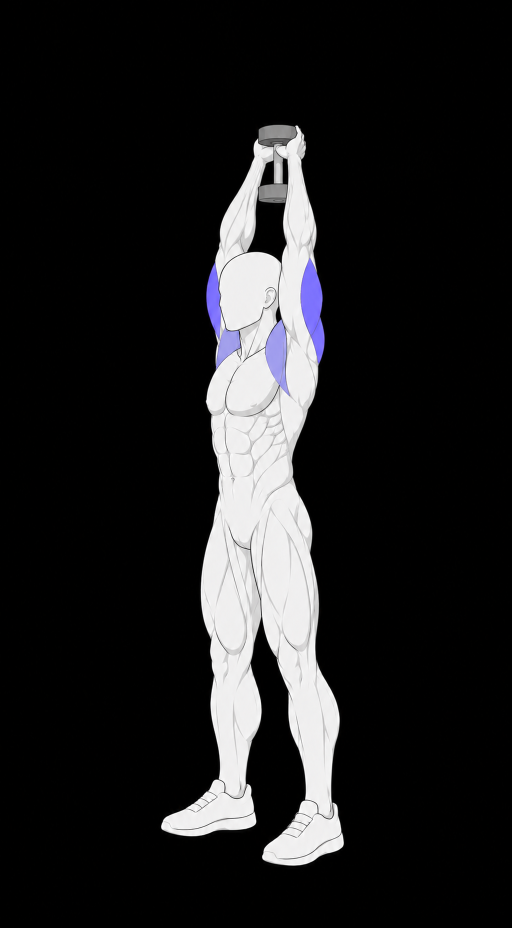
#> input picture docs/exercise-art/sources/overhead-extension/2026-10-15/originals/1-standing-top-format-v1.png, 1024 x 1856 px (shown at 1/2 size)
$ python reproduce.py --output out.png
#> lines starting #> are read from the running program, lines starting #| are printed output that depends on the picture
"""Rebuild the two retained poses without resizing, warping or grafting.

Requires Pillow. Writes only to the explicitly supplied output directory.
The original top's historical whole-output normalization is retained in originals/;
this recipe starts with that formatted source and adds no further scaling.
"""
import argparse
import hashlib
import io
import json
from pathlib import Path
import xml.etree.ElementTree as ET
import zipfile

from PIL import Image, ImageChops

HERE = Path(__file__).resolve().parent
CROP = (277, 254, 738, 1801)
SIZE = (1024, 1856)
ORDER = (1, 1, 4, 4, 1, 1)


def exact(actual, expected):
    assert actual.size == expected.size
    assert ImageChops.difference(actual.convert('RGBA'), expected.convert('RGBA')).getextrema() == ((0, 0),) * 4


def reopen(path):
    with zipfile.ZipFile(path) as z:
        assert z.testzip() is None
        root = ET.fromstring(z.read('stack.xml'))
        size = (int(root.get('w')), int(root.get('h')))
        layers = []
        for item in root.find('stack'):
            assert item.tag == 'layer'
            assert item.get('visibility', 'visible') == 'visible'
            assert float(item.get('opacity', '1')) == 1
            assert item.get('composite-op', 'svg:src-over') == 'svg:src-over'
            layer = Image.new('RGBA', size)
            layer.alpha_composite(Image.open(io.BytesIO(z.read(item.get('src')))).convert('RGBA'), dest=(int(item.get('x', 0)), int(item.get('y', 0))))
            layers.append(layer)
        merged = Image.new('RGBA', size)
        for layer in reversed(layers):
            merged = Image.alpha_composite(merged, layer)
        exact(merged, Image.open(io.BytesIO(z.read('mergedimage.png'))))
        return merged, len(layers)


def main():
    parser = argparse.ArgumentParser(description=__doc__)
    parser.add_argument('--output', type=Path, required=True)
    args = parser.parse_args()
    assert args.output.resolve() != HERE
    args.output.mkdir(parents=True, exist_ok=True)
    provenance = HERE / 'provenance.json'
    if provenance.exists():
        for relative, digest in json.loads(provenance.read_text())['sourceHashes'].items():
            assert hashlib.sha256((HERE / relative).read_bytes()).hexdigest() == digest, relative
    source = Image.open(HERE / 'originals/1-standing-top-format-v1.png').convert('RGB')
    assert source.size == SIZE
    placed = Image.new('RGB', SIZE, 'black')
#> placed: PIL image 1024x1856 RGB; every value is 0
    placed.paste(source, (-13, 37))
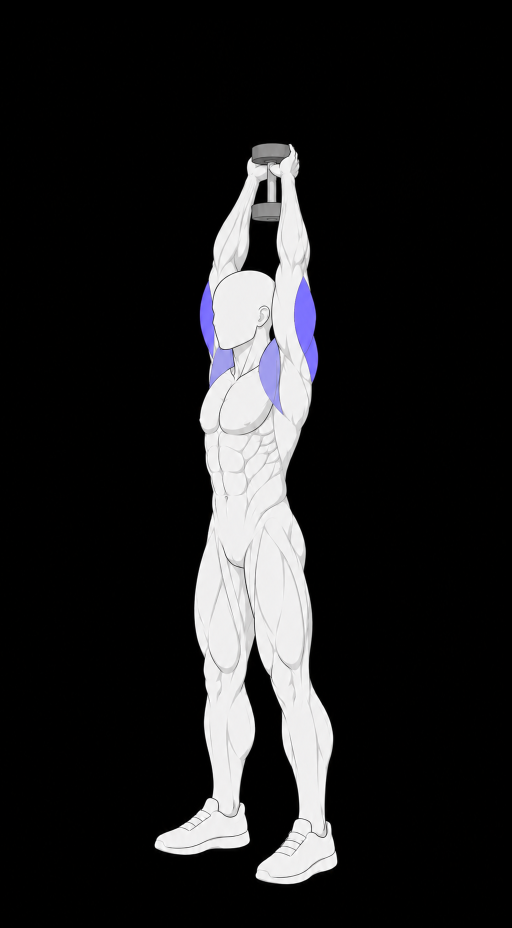
#> placed: PIL image 1024x1856 RGB (shown at 1/2 size); mean R, G, B 30.8, 30.6, 31.5
#> (the run stopped early here; a loop or call above may not have finished)
